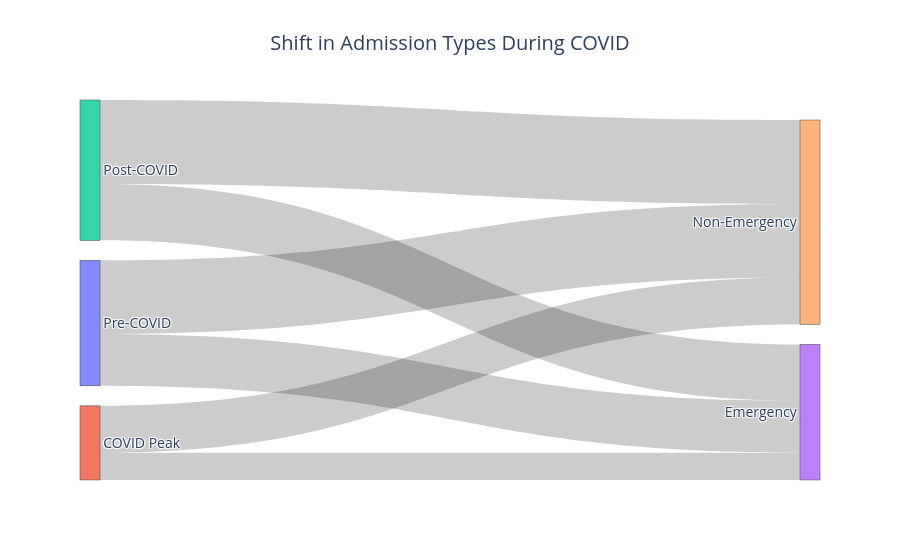

Here is the notebook cell this chart was saved with:
### Code cell
import plotly.graph_objects as go

df_grouped = data.groupby('covid_phase').agg({
    'emergency': 'sum',
    'admissions': 'sum'
}).reset_index()

labels = ['Pre-COVID', 'COVID Peak', 'Post-COVID', 'Emergency', 'Non-Emergency']

source = [0, 1, 2, 0, 1, 2]
target = [3, 3, 3, 4, 4, 4]

values = [
    df_grouped.loc[0, 'emergency'],
    df_grouped.loc[1, 'emergency'],
    df_grouped.loc[2, 'emergency'],
    df_grouped.loc[0, 'admissions'] - df_grouped.loc[0, 'emergency'],
    df_grouped.loc[1, 'admissions'] - df_grouped.loc[1, 'emergency'],
    df_grouped.loc[2, 'admissions'] - df_grouped.loc[2, 'emergency'],
]

fig = go.Figure(go.Sankey(
    node=dict(label=labels),
    link=dict(source=source, target=target, value=values)
))

fig.update_layout(title="Shift in Admission Types During COVID",
                 title_x=0.5,
                 font=dict(size=14))  # center the title
fig.show()

### Figure 1 — Plotly figure (JSON) as saved in the notebook; plotly's stock layout.template omitted (floating-point values rounded to 4 significant figures)
{"data": [{"link": {"source": [0, 1, 2, 0, 1, 2], "target": [3, 3, 3, 4, 4, 4], "value": [11447388, 6051228, 12484745, 16297031, 10345370, 18548855]}, "node": {"label": ["Pre-COVID", "COVID Peak", "Post-COVID", "Emergency", "Non-Emergency"]}, "type": "sankey"}], "layout": {"autosize": true, "font": {"size": 14}, "title": {"text": "Shift in Admission Types During COVID", "x": 0.5}}}
